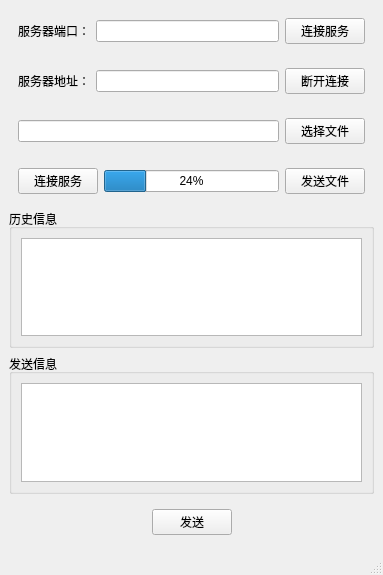
<?xml version="1.0" encoding="UTF-8"?>
<ui version="4.0">
 <class>MainWindow</class>
 <widget class="QMainWindow" name="MainWindow">
  <property name="geometry">
   <rect>
    <x>0</x>
    <y>0</y>
    <width>383</width>
    <height>575</height>
   </rect>
  </property>
  <property name="windowTitle">
   <string>MainWindow</string>
  </property>
  <widget class="QWidget" name="centralwidget">
   <layout class="QVBoxLayout" name="verticalLayout">
    <item>
     <widget class="QWidget" name="widget" native="true">
      <layout class="QHBoxLayout" name="horizontalLayout">
       <item>
        <widget class="QLabel" name="label">
         <property name="text">
          <string>服务器端口：</string>
         </property>
        </widget>
       </item>
       <item>
        <widget class="QLineEdit" name="port"/>
       </item>
       <item>
        <widget class="QPushButton" name="connectServer">
         <property name="text">
          <string>连接服务</string>
         </property>
        </widget>
       </item>
      </layout>
     </widget>
    </item>
    <item>
     <widget class="QWidget" name="widget_3" native="true">
      <layout class="QHBoxLayout" name="horizontalLayout_6">
       <item>
        <widget class="QLabel" name="label_3">
         <property name="text">
          <string>服务器地址：</string>
         </property>
        </widget>
       </item>
       <item>
        <widget class="QLineEdit" name="ip"/>
       </item>
       <item>
        <widget class="QPushButton" name="disconnect">
         <property name="text">
          <string>断开连接</string>
         </property>
        </widget>
       </item>
      </layout>
     </widget>
    </item>
    <item>
     <widget class="QWidget" name="widget_4" native="true">
      <layout class="QHBoxLayout" name="horizontalLayout_5">
       <item>
        <widget class="QLineEdit" name="filePath"/>
       </item>
       <item>
        <widget class="QPushButton" name="selFile">
         <property name="text">
          <string>选择文件</string>
         </property>
        </widget>
       </item>
      </layout>
     </widget>
    </item>
    <item>
     <widget class="QWidget" name="widget_5" native="true">
      <layout class="QHBoxLayout" name="horizontalLayout_7">
       <item>
        <widget class="QPushButton" name="connectFileServer">
         <property name="text">
          <string>连接服务</string>
         </property>
        </widget>
       </item>
       <item>
        <widget class="QProgressBar" name="progressBar">
         <property name="value">
          <number>24</number>
         </property>
        </widget>
       </item>
       <item>
        <widget class="QPushButton" name="sendFile">
         <property name="text">
          <string>发送文件</string>
         </property>
        </widget>
       </item>
      </layout>
     </widget>
    </item>
    <item>
     <widget class="QGroupBox" name="groupBox">
      <property name="title">
       <string>历史信息</string>
      </property>
      <layout class="QHBoxLayout" name="horizontalLayout_2">
       <item>
        <widget class="QTextEdit" name="record"/>
       </item>
      </layout>
     </widget>
    </item>
    <item>
     <widget class="QGroupBox" name="groupBox_2">
      <property name="title">
       <string>发送信息</string>
      </property>
      <layout class="QHBoxLayout" name="horizontalLayout_3">
       <item>
        <widget class="QTextEdit" name="msg">
         <property name="enabled">
          <bool>true</bool>
         </property>
        </widget>
       </item>
      </layout>
     </widget>
    </item>
    <item>
     <widget class="QWidget" name="widget_2" native="true">
      <layout class="QHBoxLayout" name="horizontalLayout_4">
       <item>
        <spacer name="horizontalSpacer">
         <property name="orientation">
          <enum>Qt::Horizontal</enum>
         </property>
         <property name="sizeHint" stdset="0">
          <size>
           <width>40</width>
           <height>20</height>
          </size>
         </property>
        </spacer>
       </item>
       <item>
        <widget class="QPushButton" name="sendMsg">
         <property name="text">
          <string>发送</string>
         </property>
        </widget>
       </item>
       <item>
        <spacer name="horizontalSpacer_2">
         <property name="orientation">
          <enum>Qt::Horizontal</enum>
         </property>
         <property name="sizeHint" stdset="0">
          <size>
           <width>40</width>
           <height>20</height>
          </size>
         </property>
        </spacer>
       </item>
      </layout>
     </widget>
    </item>
   </layout>
  </widget>
  <widget class="QMenuBar" name="menubar">
   <property name="geometry">
    <rect>
     <x>0</x>
     <y>0</y>
     <width>383</width>
     <height>23</height>
    </rect>
   </property>
  </widget>
  <widget class="QStatusBar" name="statusbar"/>
 </widget>
 <resources/>
 <connections/>
</ui>
